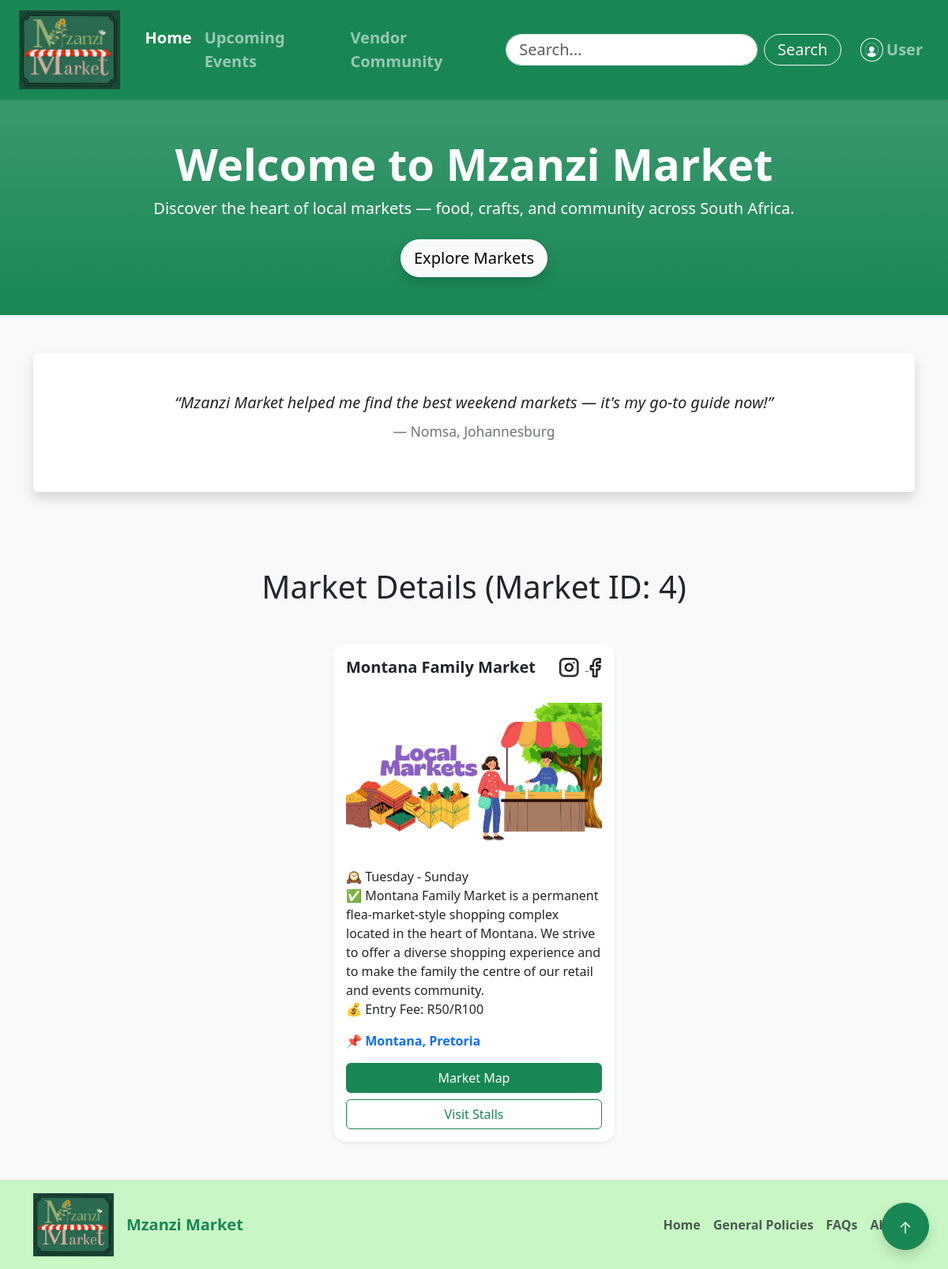
The page /market/4 on the database its author committed.
### tables this page shows
CREATE TABLE "Market" (
	"MarketID"	INTEGER,
	"MarketName"	TEXT NOT NULL,
	"MarketDescription"	TEXT,
	"MarketLocationLink"	TEXT,
	"MarketLocation"	TEXT,
	"MarketEntryFee"	TEXT,
	"MarketDate"	DATETIME,
	"MarketDays"	TEXT,
	"MarketPoster"	BLOB,
	"MarketInstagram"	TEXT,
	"MarketFacebook"	TEXT,
	"MarketMap"	BLOB,
	"MarketAdministratorID"	INTEGER,
	PRIMARY KEY("MarketID" AUTOINCREMENT),
	FOREIGN KEY("MarketAdministratorID") REFERENCES "MarketAdministrator"("MarketAdministratorID")
);

### app.py (the view)
@app.route("/market/<int:market_id>", methods=["GET"])
def market_details(market_id):
    conn = get_db_connection()
    market = conn.execute("SELECT * FROM Market WHERE MarketID = ?", (market_id,)).fetchone()
    conn.close()
    markets = [market] if market else []
    return render_template("home.html", markets=markets, current_id=market_id)

### app.py (called while the page is built)
def get_db_connection():
    conn = sqlite3.connect('Mzanzi.db', timeout=30)
    conn.row_factory = sqlite3.Row
    try:
        conn.execute("PRAGMA journal_mode=WAL")
    except:
        pass # If it fails, it just ignores it, but usually it works
    return conn

### templates/home.html (shortened to what this page needs)
<!DOCTYPE html>
<html lang="en">
  <head>
    <link
      href="https://cdn.jsdelivr.net/npm/bootstrap@5.3.3/dist/css/bootstrap.min.css"
      rel="stylesheet"
    />
  </head>
  <body class="bg-light">
    <header id="pageTop">
      <nav
        class="navbar navbar-expand-lg navbar-dark bg-success shadow-sm sticky-top py-2"
      >
        <div class="container-fluid px-4">
          <a class="navbar-brand d-flex align-items-center me-3" href="home">
            <img
              src="{{ url_for('static', filename='images/Logo.png') }}"
              alt="Mzanzi Market"
              height="100"
              class="me-2"
            />
          </a>
          <div class="collapse navbar-collapse" id="navbarSupportedContent">
            <ul class="navbar-nav me-auto mb-2 mb-lg-0">
              <li class="nav-item">
                <a class="nav-link fw-semibold fs-5 active" href="home"
                  >Home</a
                >
              </li>
              <li class="nav-item">
                <a class="nav-link fw-semibold fs-5" href="events"
                  >Upcoming Events</a
                >
              </li>
              <li class="nav-item">
                <a class="nav-link fw-semibold fs-5" href="vendors"
                  >Vendor Community</a
                >
              </li>
            </ul>
            <div class="d-flex align-items-center">
              <form class="d-flex me-3" role="search">
                <input
                  class="form-control me-2 rounded-pill px-3 py-1 fs-5"
                  type="search"
                  placeholder="Search..."
                  aria-label="Search"
                />
                <button
                  class="btn btn-outline-light rounded-pill px-3 py-1 fs-5"
                  type="submit"
                >
                  Search
                </button>
              </form>
              <ul class="navbar-nav d-flex align-items-center mb-0">
                <li class="nav-item">
                  <a
                    class="nav-link d-flex align-items-center fw-semibold fs-5"
                    href="login"
                  >
                    <img
                      src="{{ url_for('static', filename='images/usericon.png')}}"
                      alt="User"
                      height="30"
                      class="me-1 rounded-circle border border-light p-1"
                    />
                    <span>User</span>
                  </a>
                </li>
              </ul>
            </div>
          </div>
        </div>
      </nav>
    </header>
    <main>
      <section class="bg-success bg-gradient text-white text-center py-5 mb-5">
        <div class="container">
          <h1 class="display-4 fw-bold">Welcome to Mzanzi Market</h1>
          <p class="lead mb-4">
            Discover the heart of local markets — food, crafts, and community
            across South Africa.
          </p>
          <a href="#markets" class="btn btn-light btn-lg rounded-pill shadow"
            >Explore Markets</a
          >
        </div>
      </section>
      <section class="container my-5">
        <div
          id="testimonialCarousel"
          class="carousel slide"
          data-bs-ride="carousel"
        >
          <div
            class="carousel-inner text-center bg-white rounded shadow py-5 px-3"
          >
            <div class="carousel-item active">
              <blockquote class="blockquote">
                <p class="fs-5 fst-italic mb-4">
                  “Mzanzi Market helped me find the best weekend markets — it's my
                  go-to guide now!”
                </p>
                <footer class="blockquote-footer">Nomsa, Johannesburg</footer>
              </blockquote>
            </div>
          </div>
        </div>
      </section>
      <a href="#pageTop"
        aria-label="Back to top"
        class="btn btn-success btn-lg position-fixed bottom-0 end-0 m-4 shadow rounded-circle"
        style="width: 60px; height: 60px; line-height: 45px; text-align: center;">
        ↑
      </a>
      <div class="container py-5">
          <h1 class="text-center mb-5 fw-light">
              {% if current_id %}
                  Market Details (Market ID: {{ current_id }})
              {% else %}
                  All Mzanzi Markets
              {% endif %}
          </h1>
          <div class="row g-4 justify-content-center">
          {% if markets %}
              {% for market in markets %}
              <div class="col-md-6 col-lg-4">
                  <div class="card border-0 shadow-sm h-100 hover-shadow rounded-4">
                      <div class="card-header bg-white border-0 d-flex justify-content-between align-items-center p-3 rounded-top-4">
                          <h5 class="fw-bold mb-0">{{ market['MarketName'] }}</h5>
                          <div>
                              {% if market['MarketInstagram'] %}
                              <a href="{{ market['MarketInstagram'] }}" target="_blank" aria-label="Instagram Link">
                                  <img src="{{ url_for('static', filename='images/instagram.png') }}" alt="instagram" height="25" class="me-2" />
                              </a>
                              {% endif %}
                              {% if market['MarketFacebook'] %}
                              <a href="{{ market['MarketFacebook'] }}" target="_blank" aria-label="Facebook Link">
                                  <img src="{{ url_for('static', filename='images/facebook.png') }}" alt="facebook" height="25" />
                              </a>
                              {% endif %}
                          </div>
                      </div>
                      {% if market['MarketImage'] %}
                          <img src="{{ url_for('static', filename=market['MarketImage']) }}"
                              class="card-img-top img-fluid bg-white p-3 rounded"
                              alt="{{ market['MarketName'] }}" />
                      {% else %}
                          <img src="{{ url_for('static', filename='images/default.png') }}"
                              class="card-img-top img-fluid bg-white p-3 rounded"
                              alt="{{ market['MarketName'] }}" />
                      {% endif %}
                      <div class="card-body d-flex flex-column">
                          <ul class="list-unstyled mb-3">
                              {% if market['MarketDays'] %}
                              <li>🕰️ {{ market['MarketDays'] }}</li>
                              {% endif %}
                              {% if market['MarketDescription'] %}
                              <li>✅ {{ market['MarketDescription'] }}</li>
                              {% endif %}
                              {% if market['MarketEntryFee'] %}
                              <li>💰 Entry Fee: {{ market['MarketEntryFee'] }}</li>
                              {% endif %}
                          </ul>
                          {% if market['MarketLocationLink'] %}
                          <a href="{{ market['MarketLocationLink'] }}" class="text-decoration-none mb-3 fw-semibold">
                              📌 {{ market['MarketLocation'] or "View on Google Maps" }}
                          </a>
                          {% endif %}
                          <div class="d-grid gap-2 mt-auto">
                              <a href="{{ url_for('market_details', market_id=market['MarketID']) }}" class="btn btn-success">Market Map</a>
                              <a href="vendors" class="btn btn-outline-success">Visit Stalls</a>
                          </div>
                      </div>
                  </div>
              </div>
              {% endfor %}
          {% else %}
              <p class="text-center text-danger fs-5">No markets found in the database.</p>
          {% endif %}
          </div>
      </div>
    </main>
    <footer class="border-top py-3" style="background-color: #c8f7c5">
      <div
        class="container d-flex flex-wrap justify-content-between align-items-center"
      >
        <div class="d-flex align-items-center mb-3 mb-md-0">
          <img
            src="{{ url_for('static', filename='images/Logo.png') }}"
            alt="Mzanzi Market"
            height="80"
            class="me-3"
          />
          <span class="fw-bold text-success fs-5">Mzanzi Market</span>
        </div>
        <ul class="nav col-md-5 justify-content-end">
  <li class="nav-item fw-semibold">
    <a href="{{ url_for('home') }}" class="nav-link px-2 text-muted">Home</a>
  </li>
  <li class="nav-item fw-semibold">
    <a href="{{ url_for('general_policies') }}" class="nav-link px-2 text-muted">General Policies</a>
  </li>
  <li class="nav-item fw-semibold">
    <a href="{{ url_for('faq') }}" class="nav-link px-2 text-muted">FAQs</a>
  </li>
  <li class="nav-item fw-semibold">
    <a href="{{ url_for('about') }}" class="nav-link px-2 text-muted">About</a>
  </li>
</ul>
      </div>
    </footer>
  </body>
</html>

### rows shown on the page
Market: MarketName "Montana Family Market", MarketDays "Tuesday - Sunday", MarketDescription "Montana Family Market is a permanent flea-market-style shopping complex located in the heart of Montana. We strive to offer a diverse shopping experience and to make the family the centre of our retail and events community.", MarketEntryFee "R50/R100", MarketLocation "Montana, Pretoria"

### other values the page prints
{{ current_id }} "4"
